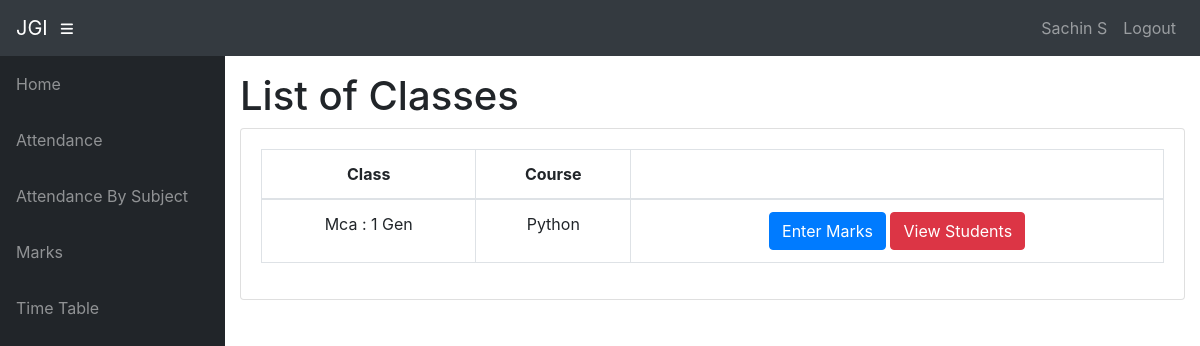
Page /teacher/2/2/Classes/ (signed in) on the committed database.
### info/models.py (models this page shows, shortened)
class User(AbstractUser):
    @property
    def is_student(self):
        if hasattr(self, 'student'):
            return True
        return False

class Student(models.Model):
    user = models.OneToOneField(User, on_delete=models.CASCADE, null=True)
    class_id = models.ForeignKey(Class, on_delete=models.CASCADE, default=1)
    USN = models.CharField(primary_key='True', max_length=100)
    name = models.CharField(max_length=200)
    sex = models.CharField(max_length=50, choices=sex_choice, default='Male')
    DOB = models.DateField(default='1998-01-01')

class Assign(models.Model):
    class_id = models.ForeignKey(Class, on_delete=models.CASCADE)
    course = models.ForeignKey(Course, on_delete=models.CASCADE)
    teacher = models.ForeignKey(Teacher, on_delete=models.CASCADE)
    class Meta:
        unique_together = (('course', 'class_id', 'teacher'),)

class Class(models.Model):
    id = models.CharField(primary_key='True', max_length=100)
    dept = models.ForeignKey(Dept, on_delete=models.CASCADE)
    section = models.CharField(max_length=100)
    sem = models.IntegerField()
    class Meta:
        verbose_name_plural = 'classes'
    def __str__(self):
        d = Dept.objects.get(name=self.dept)
        return '%s : %d %s' % (d.name, self.sem, self.section)

class Dept(models.Model):
    id = models.CharField(primary_key='True', max_length=100)
    name = models.CharField(max_length=200)
    def __str__(self):
        return self.name

class Course(models.Model):
    dept = models.ForeignKey(Dept, on_delete=models.CASCADE)
    id = models.CharField(primary_key='True', max_length=50)
    name = models.CharField(max_length=50)
    shortname = models.CharField(max_length=50, default='X')
    def __str__(self):
        return self.name

### info/views.py (the view)
@login_required
def t_clas(request, teacher_id, choice):
    teacher1 = get_object_or_404(Teacher, id=teacher_id)
    return render(request, 'info/t_clas.html', {'teacher1': teacher1, 'choice': choice})

### info/templates/info/t_clas.html
{% extends 'info/base.html' %}
{% block content %}
    <h1>List of Classes</h1>
    <div class="card mb-3">
            <div class="card-body">
              <div class="table-responsive">
                <table class="table table-bordered text-center" id="dataTable" width="100%" cellspacing="0">
                  <thead>
                    <tr>
                        <th>Class</th>
                        <th>Course</th>
                        <th></th>
                    </tr>
                  </thead>
                  <tbody>
                    {% for ass in teacher1.assign_set.all %}
                    <tr>
                        <td>{{ ass.class_id }}</td>
                        <td>{{ ass.course }}</td>
                        <td>
                            {% if choice == 1 %}
                                <a class="btn btn-primary" href="{% url 't_class_date' ass.id %}" role="button">Enter Attendance</a>
                                <a class="btn btn-warning" href="{% url 't_extra_class' ass.id %}">Extra Class</a>
                                <a class="btn btn-danger" href="{% url 't_student' ass.id %}">View Students</a>
                            {% elif choice == 2 %}
                                <a class="btn btn-primary" href="{% url 't_marks_list' ass.id %}" role="button">Enter Marks</a>
                                <a class="btn btn-danger" href="{% url 't_student_marks' ass.id %}">View Students</a>
                            {% elif choice == 3 %}
                                <a class="btn btn-danger" href="{% url 't_report' ass.id %}">Generate reports</a>
                            {% endif %}
                        </td>
                    </tr>
                    {% empty %}
                            <p>teacher has no courses</p>
                    {% endfor %}
                  </tbody>
                </table>
              </div>
    </div>
{% endblock %}

### info/templates/info/base.html (shortened to what this page needs)
<!DOCTYPE html>
<html lang="en">
  <head>
      {% load static %}
    <link href="{% static '/info/bootstrap/vendor/bootstrap/css/bootstrap.min.css' %}" rel="stylesheet">
    <link href="{% static '/info/bootstrap/vendor/fontawesome-free/css/all.min.css' %}" rel="stylesheet" type="text/css">
    <link href="{% static '/info/bootstrap/vendor/datatables/dataTables.bootstrap4.css' %}" rel="stylesheet">
    <link href="{% static '/info/bootstrap/css/sb-admin.css' %}" rel="stylesheet">
  </head>
  <body id="page-top">
    <nav class="navbar navbar-expand navbar-dark bg-dark static-top">
      <a class="navbar-brand mr-1" href="{% url 'index' %}">JGI</a>
      <button class="btn btn-link btn-sm text-white order-1 order-sm-0" id="sidebarToggle" href="#">
        <i class="fas fa-bars"></i>
      </button>
        <div class="collapse navbar-collapse" id="navbarResponsive">
          <ul class="navbar-nav ml-auto">
            <li class="nav-item">
                {% if request.user.is_student %}
                    <a class="nav-link text-capitalize">{{ request.user.student.name }}</a>
                {% elif request.user.is_teacher %}
                    <a class="nav-link text-capitalize">{{ request.user.teacher.name }}</a>
                {% endif %}
            </li>
            <li class="nav-item">
                <a class="nav-link" href="#" data-toggle="modal" data-target="#logoutModal">Logout</a>
            </li>
          </ul>
        </div>
    </nav>
    <div id="wrapper">
      <ul class="sidebar navbar-nav">
            <li class="nav-item">
              <a class="nav-link" href="{% url 'index' %}">
                <span>Home</span>
              </a>
            </li>
        {% if request.user.is_student %}
            <li class="nav-item">
              <a class="nav-link" href="{% url 'attendance' request.user.student.USN %}">
                <span>Attendance</span>
              </a>
            </li>
            <li class="nav-item">
              <a class="nav-link" href="{% url 'attendance' request.user.student.USN %}">
                <span>Attendance By Subject</span>
              </a>
            </li>
            <li class="nav-item">
              <a class="nav-link" href="{% url 'marks_list' request.user.student.USN %}">
                <span>Marks</span>
              </a>
            </li>
              <li class="nav-item">
              <a class="nav-link" href="{% url 'timetable' request.user.student.class_id_id %}">
                <span>Time Table</span>
              </a>
            </li>
        {% endif %}
      </ul>
      <div id="content-wrapper">
        <div class="container-fluid">
            {% block content %}
            {% endblock %}
        </div>
      </div>
    </div>
  </body>
</html>

### rows in the picture
User: user.student.name "Sachin S"
Assign: class_id "Mca : 1 Gen", course "Python"
